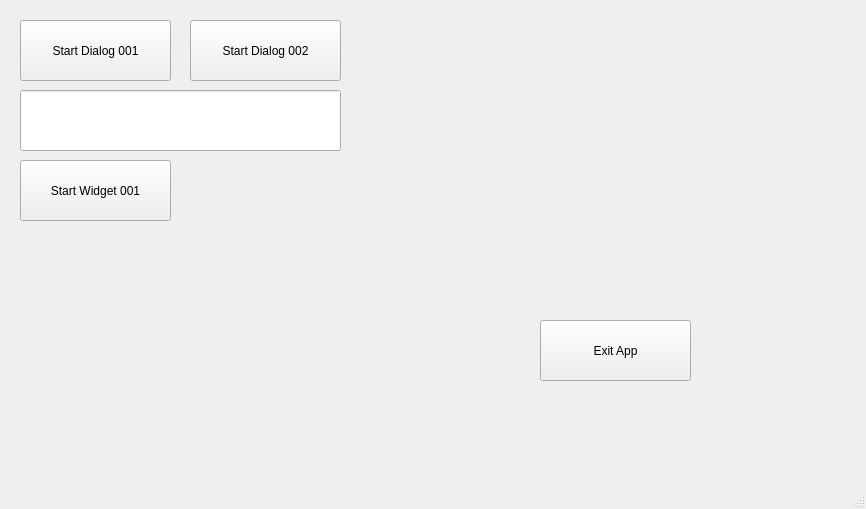
<?xml version="1.0" encoding="UTF-8"?>
<ui version="4.0">
 <class>MainWindow</class>
 <widget class="QMainWindow" name="MainWindow">
  <property name="geometry">
   <rect>
    <x>0</x>
    <y>0</y>
    <width>866</width>
    <height>509</height>
   </rect>
  </property>
  <property name="windowTitle">
   <string>MainWindow</string>
  </property>
  <widget class="QWidget" name="centralwidget">
   <widget class="QPushButton" name="pushButton">
    <property name="geometry">
     <rect>
      <x>20</x>
      <y>20</y>
      <width>151</width>
      <height>61</height>
     </rect>
    </property>
    <property name="text">
     <string>Start Dialog 001</string>
    </property>
   </widget>
   <widget class="QPushButton" name="pushButton_2">
    <property name="geometry">
     <rect>
      <x>190</x>
      <y>20</y>
      <width>151</width>
      <height>61</height>
     </rect>
    </property>
    <property name="text">
     <string>Start Dialog 002</string>
    </property>
   </widget>
   <widget class="QLineEdit" name="lineEdit">
    <property name="geometry">
     <rect>
      <x>20</x>
      <y>90</y>
      <width>321</width>
      <height>61</height>
     </rect>
    </property>
   </widget>
   <widget class="QPushButton" name="pushButton_3">
    <property name="geometry">
     <rect>
      <x>20</x>
      <y>160</y>
      <width>151</width>
      <height>61</height>
     </rect>
    </property>
    <property name="text">
     <string>Start Widget 001</string>
    </property>
   </widget>
   <widget class="QPushButton" name="pushButton_4">
    <property name="geometry">
     <rect>
      <x>540</x>
      <y>320</y>
      <width>151</width>
      <height>61</height>
     </rect>
    </property>
    <property name="text">
     <string>Exit App</string>
    </property>
   </widget>
  </widget>
  <widget class="QMenuBar" name="menubar">
   <property name="geometry">
    <rect>
     <x>0</x>
     <y>0</y>
     <width>866</width>
     <height>27</height>
    </rect>
   </property>
  </widget>
  <widget class="QStatusBar" name="statusbar"/>
 </widget>
 <resources/>
 <connections/>
</ui>
